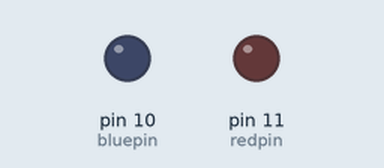
The sketch below on a simulated Arduino Uno, built with avr-gcc and run on an emulated ATmega328P. Parts: output pins drawn as LEDs (lit = HIGH).

Above: at 0.05 s.
Timing chart, 0 to 5.9 s (numbered marks = the images above):
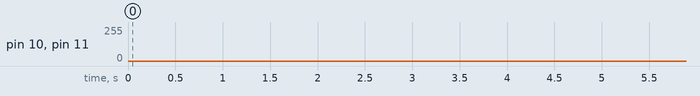

The sketch:

COD_MODULO_2_CORES_KY_029_MINI_TWO_COLOR.ino
```cpp
/* !-- VARIAVEIS --! */
int redpin = 11; // selecione o pino para o LED vermelho
int bluepin = 10; // selecione o pino para o blueLED
int val;


/* !-- INICIO DO SETUP (SO PASSA AQUI 1 VEZ) --! */
void setup () {
  pinMode (redpin, OUTPUT);
  pinMode (bluepin, OUTPUT);
  Serial.begin (9600);
}


/* !-- INICIO DO LOOP (REPETIÇÃO) --! */
void loop () {
  for (val = 255; val > 0; val--) {
    analogWrite (11, val);
    analogWrite (10, 255 - val);
    delay(5);
  }
  for (val = 255; val < 255; val++) {
    analogWrite (11, val);
    analogWrite (10, 255 - val);
    delay(5);
  }
} //FIM
```
